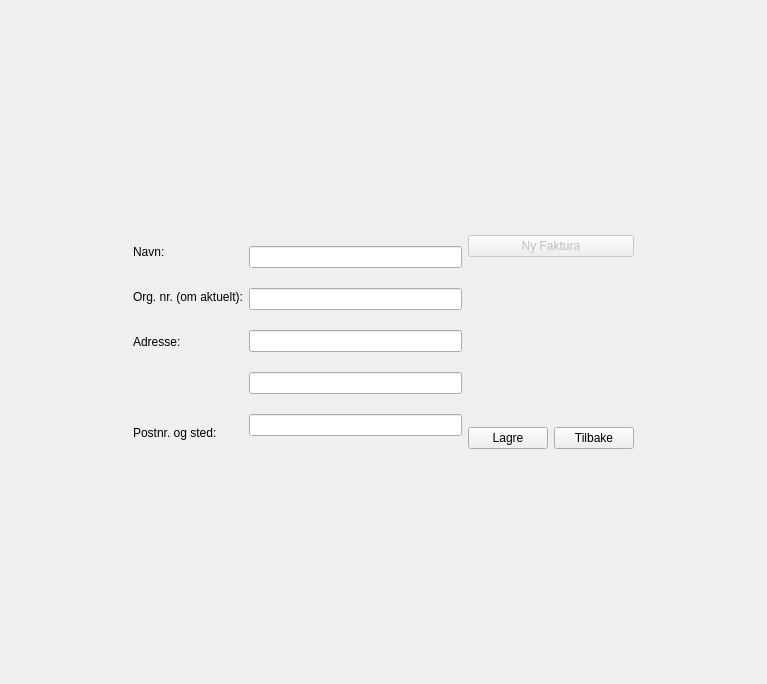
<?xml version="1.0" encoding="UTF-8"?>
<ui version="4.0">
 <class>Form</class>
 <widget class="QWidget" name="Form">
  <property name="geometry">
   <rect>
    <x>0</x>
    <y>0</y>
    <width>767</width>
    <height>684</height>
   </rect>
  </property>
  <property name="windowTitle">
   <string>Form</string>
  </property>
  <layout class="QVBoxLayout" name="verticalLayout">
   <item>
    <spacer name="verticalSpacer_2">
     <property name="orientation">
      <enum>Qt::Vertical</enum>
     </property>
     <property name="sizeHint" stdset="0">
      <size>
       <width>20</width>
       <height>40</height>
      </size>
     </property>
    </spacer>
   </item>
   <item>
    <layout class="QHBoxLayout" name="horizontalLayout" stretch="4,3,7,1,4">
     <item>
      <spacer name="horizontalSpacer">
       <property name="orientation">
        <enum>Qt::Horizontal</enum>
       </property>
       <property name="sizeHint" stdset="0">
        <size>
         <width>40</width>
         <height>20</height>
        </size>
       </property>
      </spacer>
     </item>
     <item>
      <layout class="QVBoxLayout" name="verticalLayout_4">
       <item>
        <widget class="QLabel" name="label_6">
         <property name="text">
          <string>Navn:</string>
         </property>
        </widget>
       </item>
       <item>
        <widget class="QLabel" name="label_5">
         <property name="text">
          <string>Org. nr. (om aktuelt):</string>
         </property>
        </widget>
       </item>
       <item>
        <widget class="QLabel" name="label_7">
         <property name="text">
          <string>Adresse:</string>
         </property>
        </widget>
       </item>
       <item>
        <widget class="QLabel" name="label_9">
         <property name="text">
          <string/>
         </property>
        </widget>
       </item>
       <item>
        <widget class="QLabel" name="label_8">
         <property name="text">
          <string>Postnr. og sted:</string>
         </property>
        </widget>
       </item>
      </layout>
     </item>
     <item>
      <layout class="QVBoxLayout" name="verticalLayout_2">
       <item>
        <widget class="QLineEdit" name="nameEdit"/>
       </item>
       <item>
        <widget class="QLineEdit" name="orgNoEdit"/>
       </item>
       <item>
        <widget class="QLineEdit" name="addressEdit1"/>
       </item>
       <item>
        <widget class="QLineEdit" name="addressEdit2"/>
       </item>
       <item>
        <widget class="QLineEdit" name="addressEdit3"/>
       </item>
      </layout>
     </item>
     <item>
      <layout class="QVBoxLayout" name="verticalLayout_3">
       <property name="topMargin">
        <number>3</number>
       </property>
       <property name="bottomMargin">
        <number>3</number>
       </property>
       <item>
        <widget class="QPushButton" name="newInvoiceButton">
         <property name="enabled">
          <bool>false</bool>
         </property>
         <property name="text">
          <string>Ny Faktura</string>
         </property>
        </widget>
       </item>
       <item>
        <spacer name="verticalSpacer">
         <property name="orientation">
          <enum>Qt::Vertical</enum>
         </property>
         <property name="sizeHint" stdset="0">
          <size>
           <width>20</width>
           <height>40</height>
          </size>
         </property>
        </spacer>
       </item>
       <item>
        <layout class="QHBoxLayout" name="horizontalLayout_7">
         <property name="bottomMargin">
          <number>0</number>
         </property>
         <item>
          <widget class="QPushButton" name="saveButton">
           <property name="text">
            <string>Lagre</string>
           </property>
          </widget>
         </item>
         <item>
          <widget class="QPushButton" name="backButton">
           <property name="text">
            <string>Tilbake</string>
           </property>
          </widget>
         </item>
        </layout>
       </item>
      </layout>
     </item>
     <item>
      <spacer name="horizontalSpacer_2">
       <property name="orientation">
        <enum>Qt::Horizontal</enum>
       </property>
       <property name="sizeHint" stdset="0">
        <size>
         <width>40</width>
         <height>20</height>
        </size>
       </property>
      </spacer>
     </item>
    </layout>
   </item>
   <item>
    <spacer name="verticalSpacer_3">
     <property name="orientation">
      <enum>Qt::Vertical</enum>
     </property>
     <property name="sizeHint" stdset="0">
      <size>
       <width>20</width>
       <height>40</height>
      </size>
     </property>
    </spacer>
   </item>
  </layout>
 </widget>
 <resources/>
 <connections/>
</ui>
